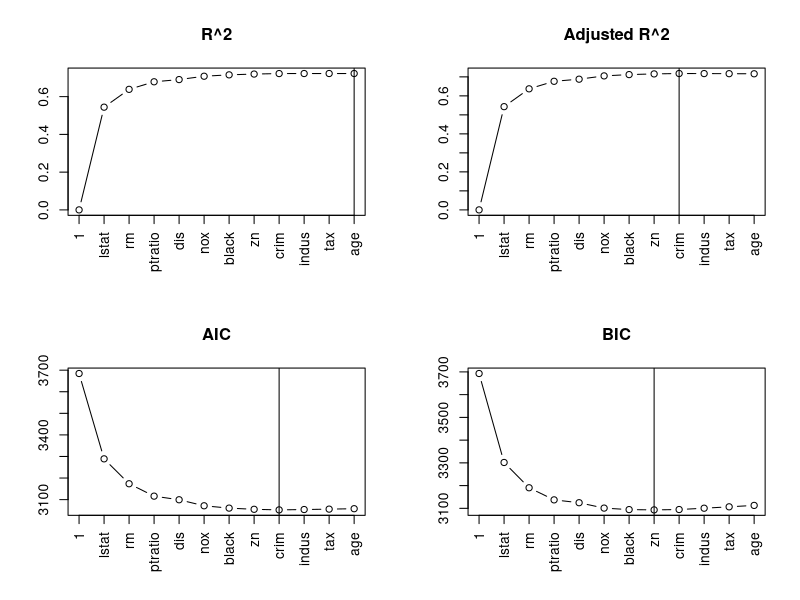

R code for this plot:
data("Boston", package="MASS")
bhd  <- Boston[,-c(4,9)]
vars <- names(bhd)[-12]
lmi  <- lm(medv~1, data=Boston)
crit <- list(r2=summary(lmi)$r.squared,
             r2adj=summary(lmi)$adj.r.squared,
             aic=AIC(lmi), bic=BIC(lmi))
model <- "1"
for (i in seq(vars)) {
  res   <- add1(lmi, as.formula(paste0("medv~", paste0(vars, collapse="+"))))
  model <- c(model, row.names(res)[which.min(res$RSS)])
  lmi <- lm(as.formula(paste0("medv~", paste0(model, collapse="+"))), data=Boston)
  crit$r2    <- c(crit$r2, summary(lmi)$r.squared)
  crit$r2adj <- c(crit$r2adj, summary(lmi)$adj.r.squared)
  crit$aic   <- c(crit$aic, AIC(lmi))
  crit$bic   <- c(crit$bic, BIC(lmi))
}
pdf("model_criteria.pdf", width=10)
par(mfrow=c(2,2))
plot(crit$r2, type="b", axes=FALSE, main="R^2", xlab="", ylab="")
abline(v=which.max(crit$r2))
axis(1, at=1:12, labels=model, las=2)
axis(2)
box()
plot(crit$r2adj, type="b", axes=FALSE, main="Adjusted R^2", xlab="", ylab="")
abline(v=which.max(crit$r2adj))
axis(1, at=1:12, labels=model, las=2)
axis(2)
box()
plot(crit$aic, type="b", axes=FALSE, main="AIC", xlab="", ylab="")
abline(v=which.min(crit$aic))
axis(1, at=1:12, labels=model, las=2)
axis(2)
box()
plot(crit$bic, type="b", axes=FALSE, main="BIC", xlab="", ylab="")
abline(v=which.min(crit$bic))
axis(1, at=1:12, labels=model, las=2)
axis(2)
box()
dev.off()
if (interactive()) browseURL(paste0(getwd(),"/model_criteria.pdf"))

